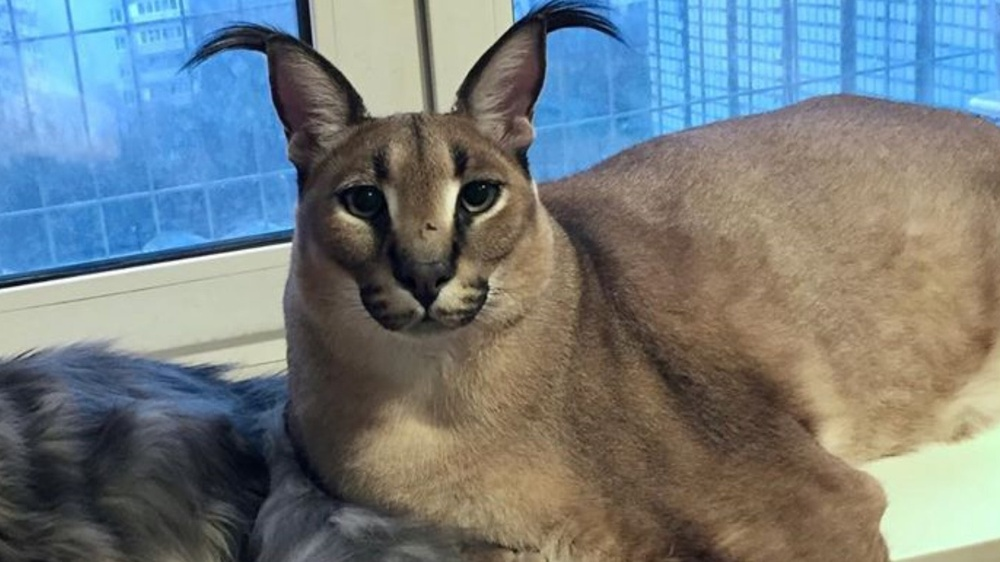
#> input picture new/cover1.jpg, 1000 x 562 px, shrunk from 1600 x 900 before the run
$ python somestate.py
#> lines starting #> are read from the running program, lines starting #| are printed output that depends on the picture
import numpy as np
from matplotlib.image import imread
import matplotlib.pyplot as plt
import cv2
from sklearn.decomposition import PCA
from sklearn.metrics import mean_squared_error
import math
from pyzfp import compress

# Load the original image
img = imread("cover1.jpg")
#> img is the input picture: shape (562, 1000, 3); mean R, G, B 115, 124.3, 127.2

# Split the image into color channels
blue, green, red = cv2.split(img)
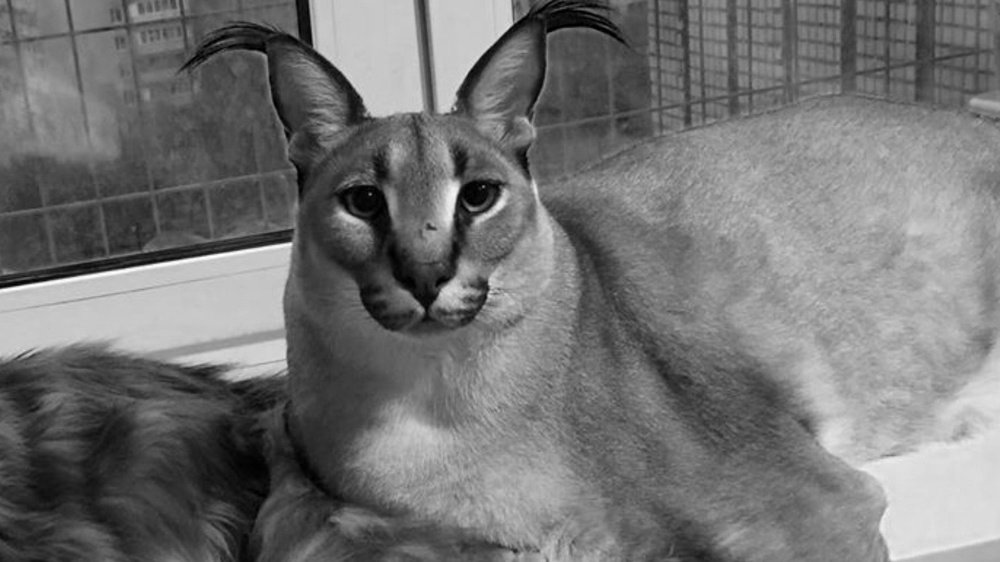
#> blue: shape (562, 1000); min 0, max 255, mean 115
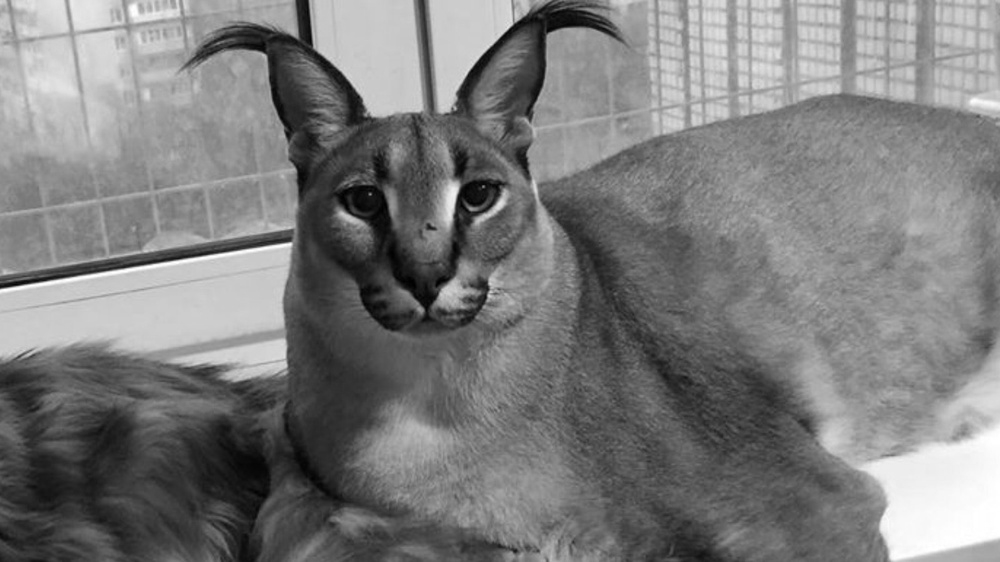
#> green: shape (562, 1000); min 0, max 255, mean 124.3
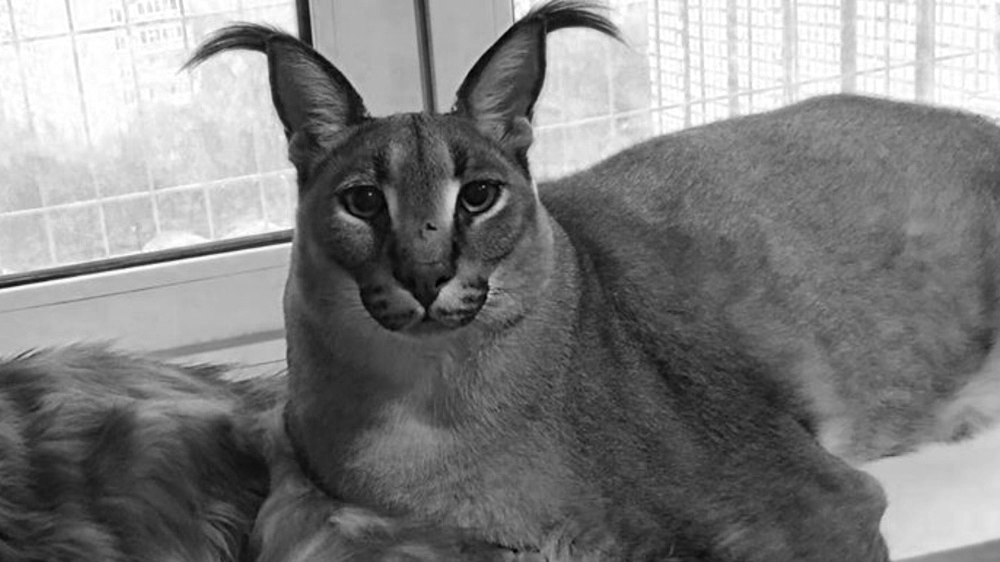
#> red: shape (562, 1000); min 0, max 255, mean 127.2

# Scale the color channels to the range [0, 1]
df_blue = blue / 255.0
df_green = green / 255.0
df_red = red / 255.0

# Perform PCA on each color channel
n_components = 50  # Adjust the number of components as needed
pca_b = PCA(n_components=n_components)
pca_g = PCA(n_components=n_components)
pca_r = PCA(n_components=n_components)

trans_pca_b = pca_b.fit_transform(df_blue)
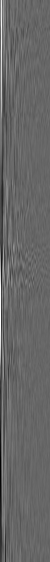
#> trans_pca_b: shape (562, 50) float64; min -4.78, max 7.04, mean -2.63e-16; drawn with min black and max white
trans_pca_g = pca_g.fit_transform(df_green)
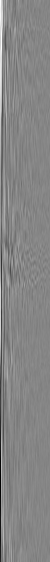
#> trans_pca_g: shape (562, 50) float64; min -6.81, max 6.18, mean -3.29e-16; drawn with min black and max white
trans_pca_r = pca_r.fit_transform(df_red)
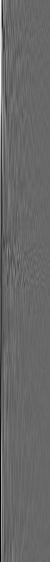
#> trans_pca_r: shape (562, 50) float64; min -7.41, max 10.65, mean -5.38e-16; drawn with min black and max white

# Perform inverse transform to reconstruct the color channels
reconstructed_blue = pca_b.inverse_transform(trans_pca_b)
reconstructed_green = pca_g.inverse_transform(trans_pca_g)
reconstructed_red = pca_r.inverse_transform(trans_pca_r)

# Rescale the reconstructed color channels back to the original scale [0, 255]
reconstructed_blue = np.clip(reconstructed_blue * 255, 0, 255).astype(np.uint8)
reconstructed_green = np.clip(reconstructed_green * 255, 0, 255).astype(np.uint8)
reconstructed_red = np.clip(reconstructed_red * 255, 0, 255).astype(np.uint8)

# Merge the reconstructed color channels into an RGB image
reconstructed_image_rgb = cv2.merge([reconstructed_red, reconstructed_green, reconstructed_blue])
reconstructed_image_rgb_pca = cv2.merge([trans_pca_b, trans_pca_g, trans_pca_r])
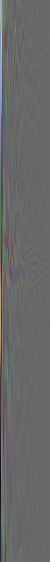
#> reconstructed_image_rgb_pca: shape (562, 50, 3) float64; mean R, G, B -6.04e-16, -4.16e-16, -1.76e-16; drawn with min black and max white

# Calculate MSE for each color channel
mse_blue = mean_squared_error(df_blue.flatten(), reconstructed_blue.flatten())
#> mse_blue = 15514.6
mse_green = mean_squared_error(df_green.flatten(), reconstructed_green.flatten())
#> mse_green = 18014.8
mse_red = mean_squared_error(df_red.flatten(), reconstructed_red.flatten())
#> mse_red = 20562.6

# Calculate PSNR for each color channel
psnr_blue = 20 * math.log10(1) - 10 * math.log10(mse_blue)
#> psnr_blue = -41.91
psnr_green = 20 * math.log10(1) - 10 * math.log10(mse_green)
#> psnr_green = -42.56
psnr_red = 20 * math.log10(1) - 10 * math.log10(mse_red)
#> psnr_red = -43.13

# Calculate the sizes of the original and PCA-transformed matrices in bytes
size_original_matrix = df_blue.nbytes + df_green.nbytes + df_red.nbytes
#> size_original_matrix = 13488000
size_pca_transformed_matrix = trans_pca_b.nbytes + trans_pca_g.nbytes + trans_pca_r.nbytes
#> size_pca_transformed_matrix = 674400

# Convert the reconstructed RGB image to float32 and normalize to [0, 1]
reconstructed_image_array = reconstructed_image_rgb.astype(np.float32) / 255.0

# Compress the float32 image array using pyzfp
tolerance = 0.0000001
parallel = True
# Compress the 3D numpy array using ZFP
#> (the run stopped early here; a loop or call above may not have finished)
